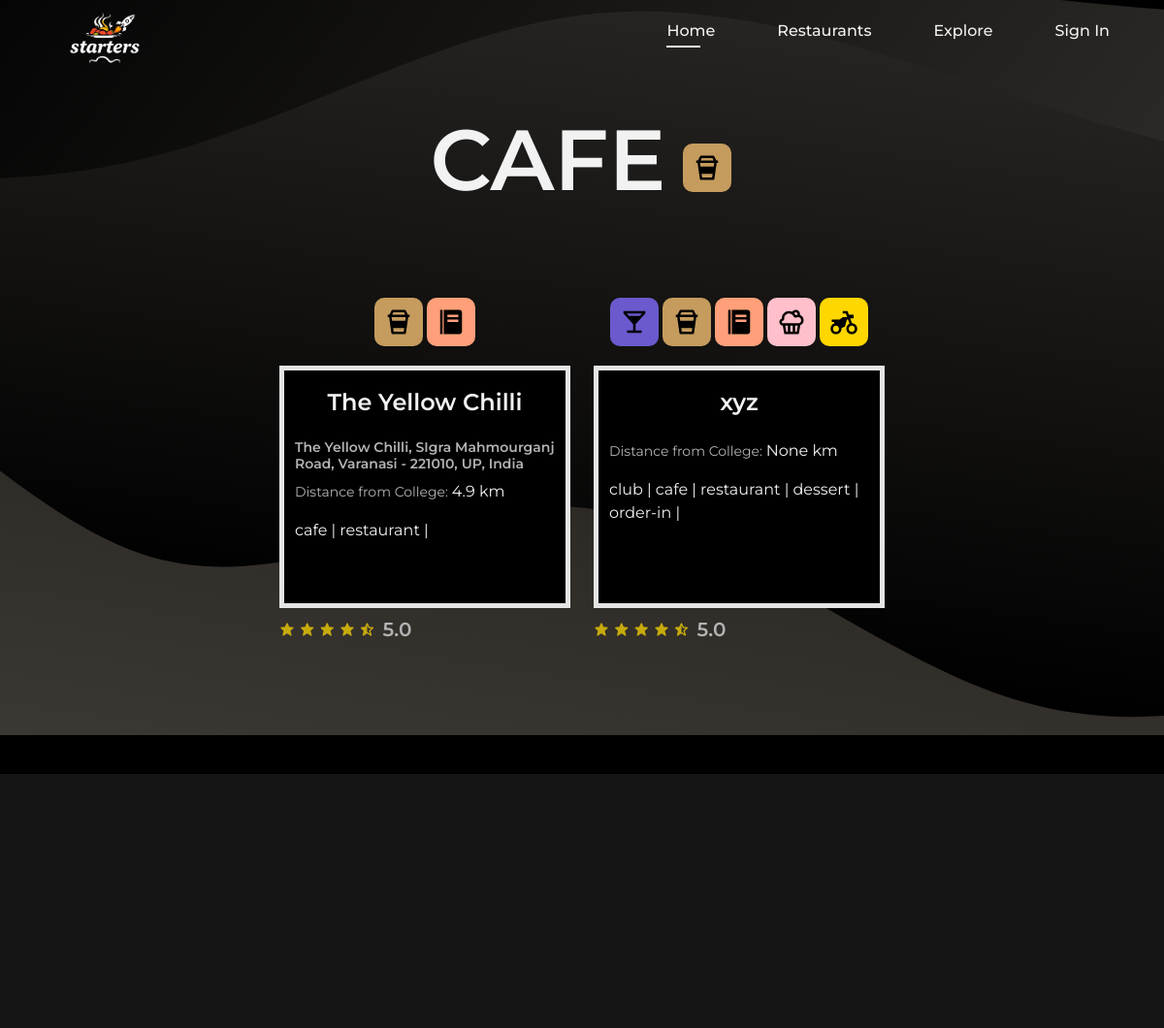
The page /tag/cafe/ on the database as committed earlier.
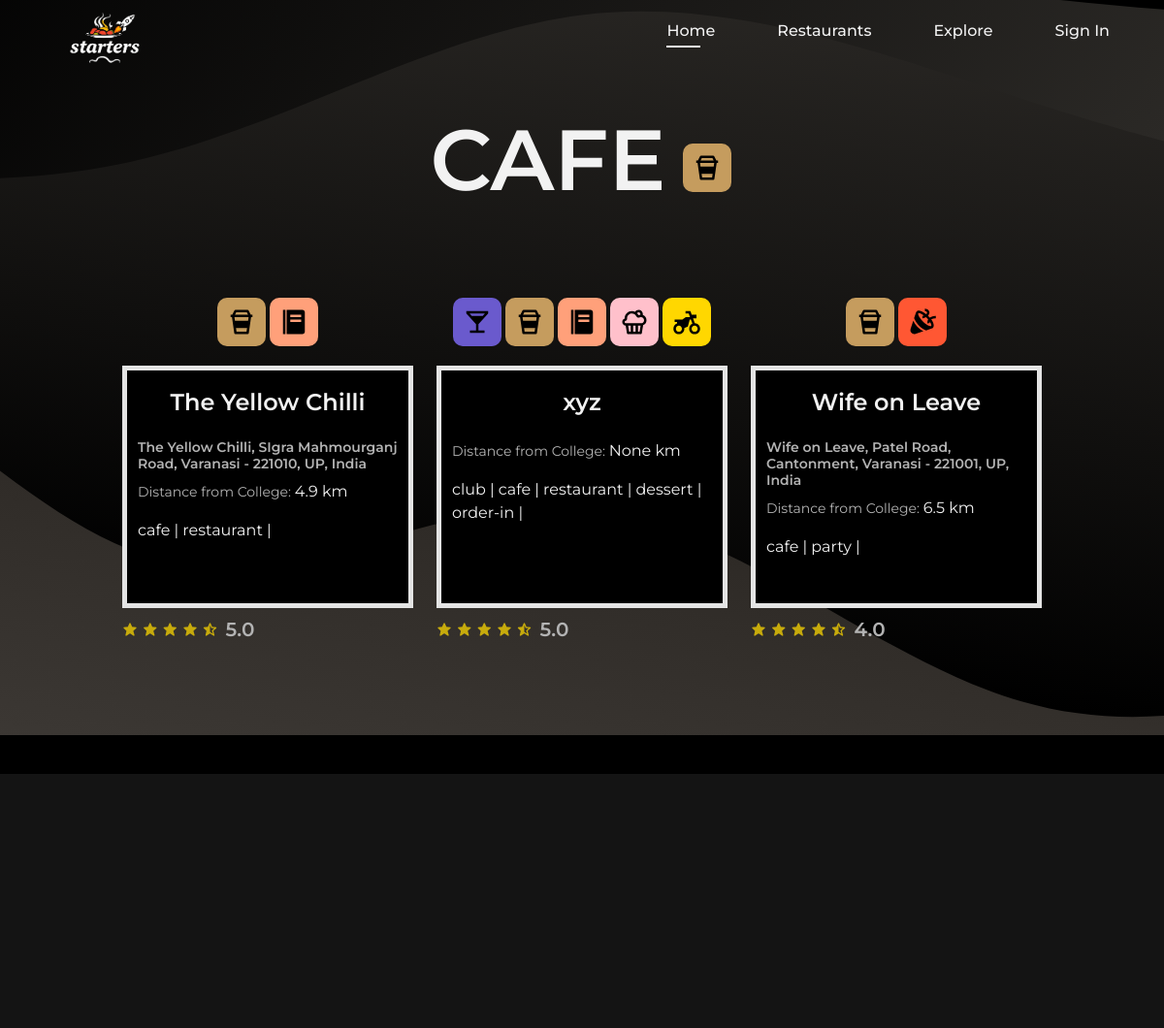
The same page on the database as committed later.
### rest/models.py (models this page shows, shortened)
class Tag(models.Model):
    name=models.CharField(max_length=50,unique=True)

class Restaurant(models.Model):
    name = models.CharField(max_length=255)
    address = models.TextField(blank=True)
    rating = models.DecimalField(max_digits=2, decimal_places=1, null=True, blank=True)  # Rating can be 1 to 5
    distance = models.DecimalField(max_digits=5, decimal_places=1, null=True, blank=True)
    latitude = models.FloatField(null=True, blank=True)  # Latitude from Geoapify API
    longitude = models.FloatField(null=True, blank=True)  # Longitude from Geoapify API
    main_image = models.ImageField(upload_to='restaurant_images',blank=True,null=True)
    description = models.TextField(blank=True, null=True) # Description about the restaurant
    date_posted=models.DateTimeField(default=timezone.now)
    posted_by=models.ForeignKey(settings.AUTH_USER_MODEL,on_delete=models.SET_DEFAULT,default=1)
    tags = models.ManyToManyField('Tag', related_name='restaurants', blank=True)

### rest/views.py (the view)
# urls.py: path('tag/<str:tag_name>/', views.restaurants_by_tag, name='restaurants_by_tag'),
def restaurants_by_tag(request, tag_name):
    tag = get_object_or_404(Tag, name=tag_name)
    restaurants = tag.restaurants.all()
    context = {
        'tag': tag,
        'restaurants': restaurants
    }
    return render(request, 'rest/restaurants_by_tag.html', context)

### templates/rest/restaurants_by_tag.html (shortened to what this page needs)
{% extends 'partials/base.html'%}
{% load static %}
{% block content %}
<section class="rest section" id="rest">
  <div class="rest_container container grid">
    <div class="by_tag">
      <h1 class="rest_title">
        {{tag.name|upper}}
      </h1>
        <img src="{% static 'assets/images/' %}/{{ tag.name }}.svg" class="rest-icon {{tag.name}}">
    </div>
    <div class="rest_cards grid">
      {% for restaurant in restaurants %}
      <article class="rest_card">
        <div class="rest-icons">                  {% for tag in restaurant.tags.all %}
          <img src="{% static 'assets/images/' %}/{{ tag.name }}.svg" class="rest-icon {{tag.name}}">
        {% endfor %}</div>
          <div class="rest_info_main">
            <a href="{% url 'rest:restaurant_detail' restaurant.id %}">
              <h2 class="rest_card-name">{{ restaurant.name }}</h2>
            <h3 class="rest_card-address">{{ restaurant.address }}</h3>
            <p class="rest_card-distance">Distance from College: <span>{{ restaurant.distance }} km</span></p>
            <ul class="rest_tags">
              {% for tag in restaurant.tags.all %}
                  <li>{{ tag.name }} | </li>
              {% endfor %}
          </ul>
            </a></div>
            <div class="rest_rating">
              <div class="stars">
                <i class='bx bxs-star' ></i>
                <i class='bx bxs-star' ></i>
                <i class='bx bxs-star' ></i>
                <i class='bx bxs-star' ></i>
                <i class='bx bxs-star-half' ></i>
              </div>
            <h3 class="rest_card-rating">{{ restaurant.rating }}</h3>
          </div>
      </article>
      {% endfor %}
    </div>
  </div>
 </section>
{% endblock %}

Rows that differ between the two databases and show on the page:
added Restaurant: name "Wife on Leave", address "Wife on Leave, Patel Road, Cantonment, Varanasi - 221001, UP, India", distance "6.5", rating "4.0", Tag (name (picture), name "cafe")
now on this page (row unchanged): Tag: name (picture), name "party"
